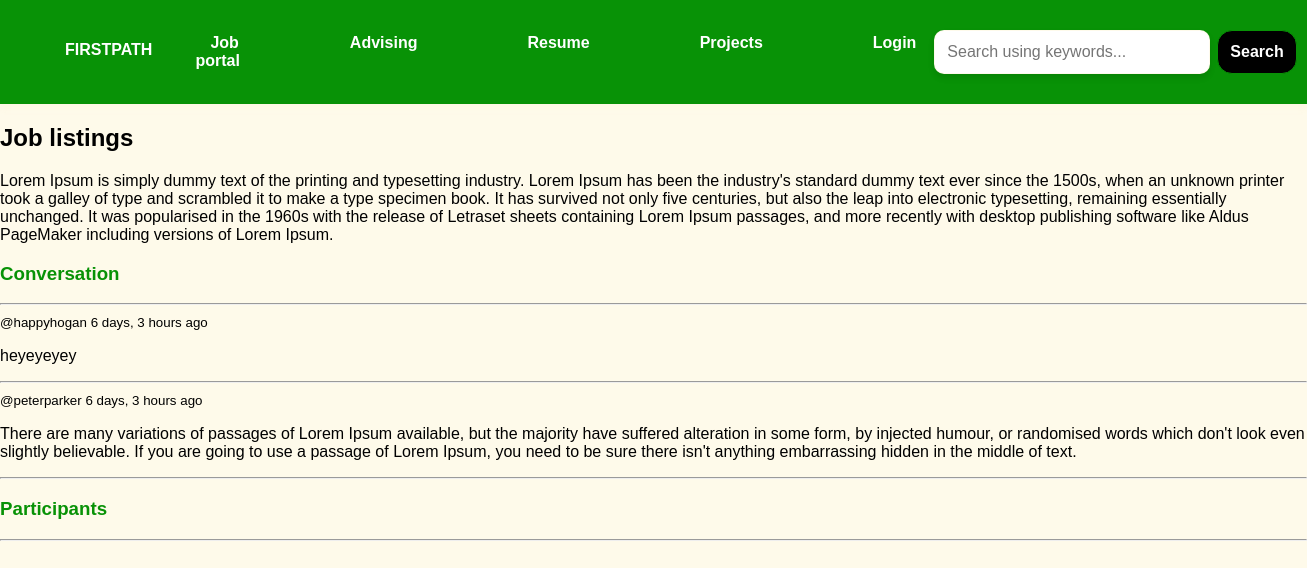
The page /room/1/ on the database its author committed.
### base/models.py (models this page shows, shortened)
class Room(models.Model):
    host = models.ForeignKey(User, on_delete=models.SET_NULL, null=True)
    topic = models.ForeignKey(Topic, on_delete=models.SET_NULL, null=True)
    name = models.CharField(max_length=200)
    description = models.TextField(null=True, blank=True)
    participants= models.ManyToManyField(User, related_name='participants', blank=True)
    updated = models.DateTimeField(auto_now=True)
    created = models.DateTimeField(auto_now_add=True)
    class Meta:
        ordering = ['-updated', '-created']

class Message(models.Model):
    user = models.ForeignKey(User, on_delete=models.CASCADE)
    room = models.ForeignKey(Room, on_delete=models.CASCADE)
    body = models.TextField()
    updated = models.DateTimeField(auto_now=True)
    created = models.DateTimeField(auto_now_add=True)
    class Meta:
        ordering = ['-updated', '-created']

### base/views.py (the view, shortened to what this page needs)
# urls.py: path('room/<str:pk>/', views.room, name="room"),
def room(request, pk):
    room = Room.objects.get(id=pk)
    room_messages = room.message_set.all().order_by('-created')
    participants = room.participants.all()
    context = {'room' : room, 'room_messages': room_messages, 'participants':participants}
    return render(request, 'base/room.html', context)

### base/templates/base/room.html (shortened to what this page needs)
{% extends 'main.html' %}
{% block content %}
<div class="room-container">
    <div>
        <h2>{{room.name}}</h2>
        <p>{{room.description}}</p>
        <div class="comment-wapper">
            <h3>Conversation</h3>
            <hr>
            {% for message in room_messages %}
            <div>
                <small>@{{message.user}} {{message.created|timesince}} ago</small>
                <p>{{message.body}}</p>
                <hr>
            </div>
            {% endfor %}
        </div>
    </div>
    <div>
        <h3>Participants</h3>
        <hr>
    </div>
</div>
{% endblock content %}

### static/styles/main.css (style rules this page uses)
body { font-family: 'Arial', sans-serif; background-color: #fef7de9d; color: #000000; margin: 0; padding: 0; }
h3, h5 { color: #089206; }

### rows shown on the page
Room: name "Job listings", description "Lorem Ipsum is simply dummy text of the printing and typesetting industry. Lorem Ipsum has been the industry's standard dummy text ever since the 1500s, when an unknown printer took a galley of type and scrambled it to make a type specimen book. It has survived not only five centuries, but also the leap into electronic typesetting, remaining essentially unchanged. It was popularised in the 1960s with the release of Letraset sheets containing Lorem Ipsum passages, and more recently with desktop publishing software like Aldus PageMaker including versions of Lorem Ipsum."
Message: user "happyhogan", created "6 days, 3 hours", body "heyeyeyey"
Message: user "peterparker", created "6 days, 3 hours", body "There are many variations of passages of Lorem Ipsum available, but the majority have suffered alteration in some form, by injected humour, or randomised words which don't look even slightly believable. If you are going to use a passage of Lorem Ipsum, you need to be sure there isn't anything embarrassing hidden in the middle of text."
